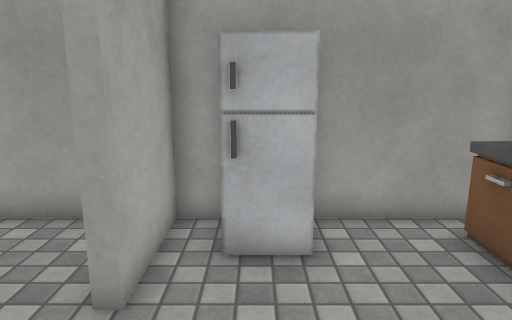
View 1 (above)

16 first-person views from a walk through a 3-D level made in the Unity game engine. The camera is 1.5 m above the floor, tilts 12° down and sees 70° across. The floor is counted in squares, 0.5 m on a side. Each view is taken from the middle of a square. On the plan, view 1 faces up. The plan holds only what a view shows up to about 20 squares ahead; the rest is blank. The player is left out. Surface patterns are stand-ins for the level's own textures.

View 2
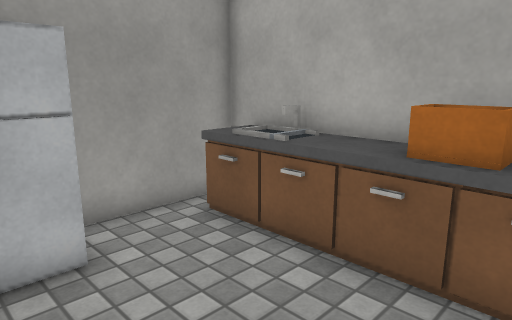

View 3
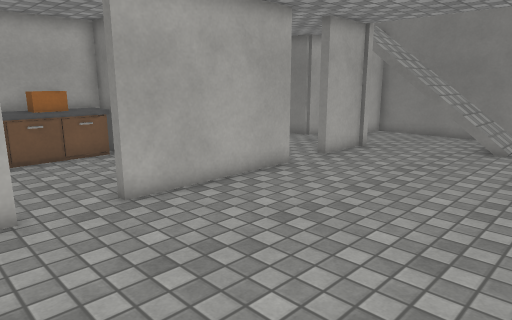

View 4
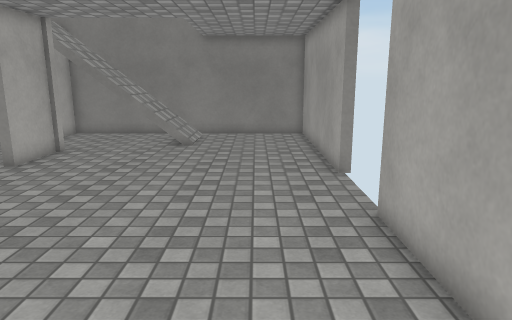

View 5
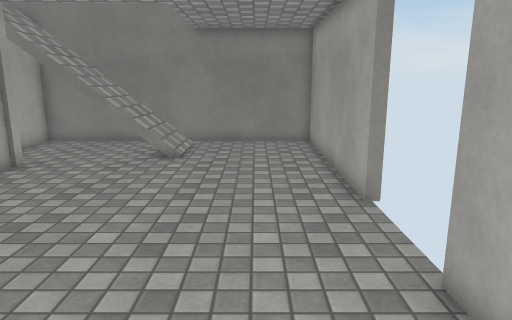

View 6
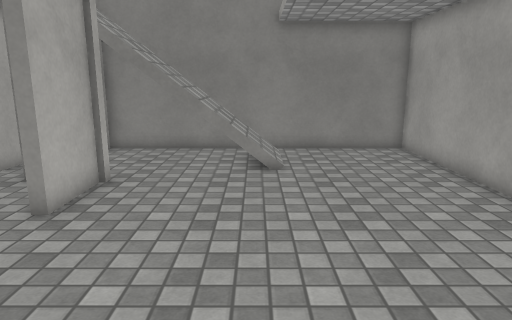

View 7
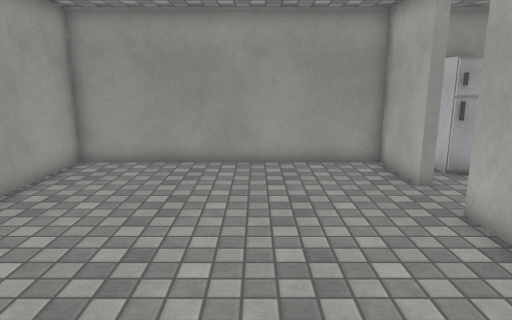

View 8
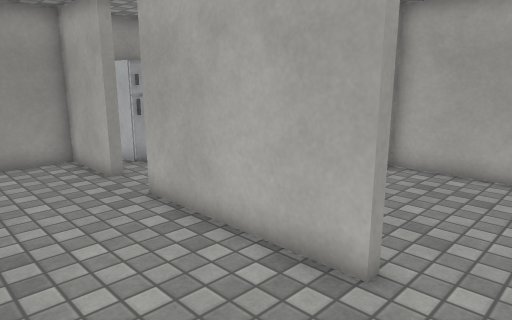

View 9
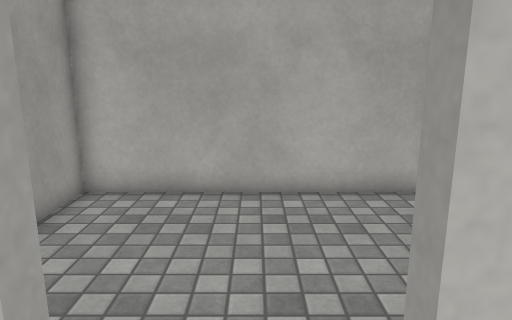

View 10
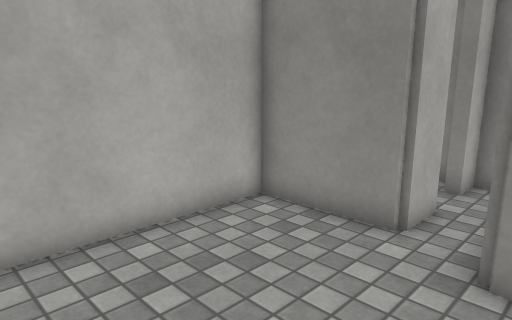

View 11
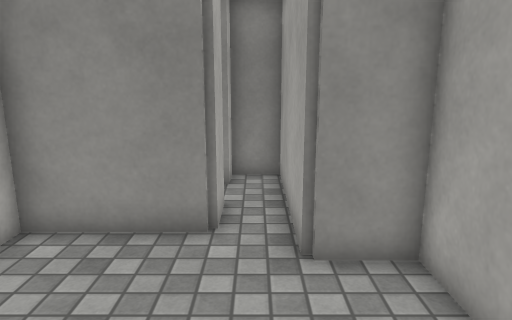

View 12
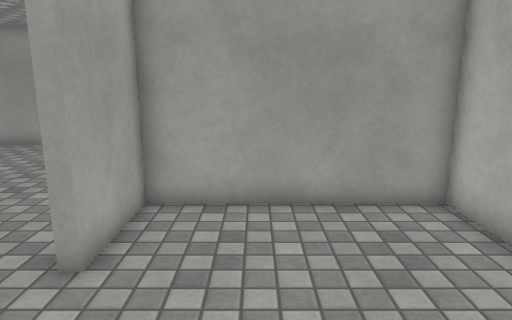

View 13
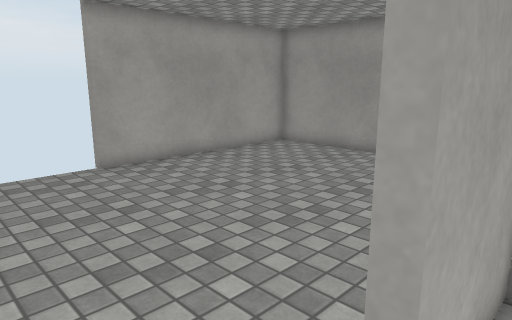

View 14
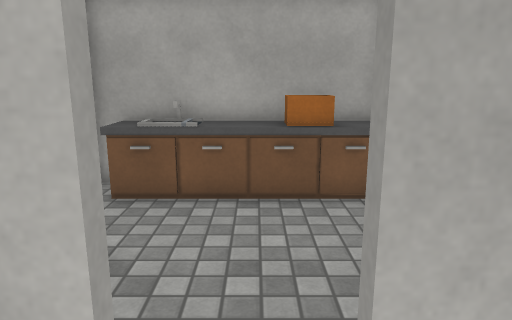

View 15
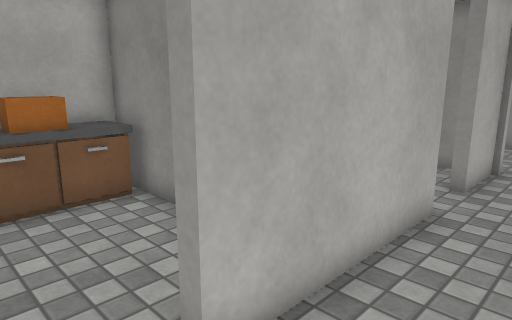

View 16
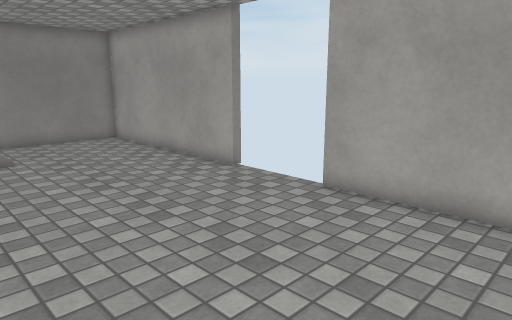

### Floor plan
Key: @ floor where view 1 was taken; # wall or solid block; x gap in a wall; . floor; / step, stairs or slope; O other object.
Columns run from 14 left of view 1 to 6 right of it. Each row starts with its distance up from view 1.
  8 #####################
  7 #...........#O  ..OO#
  6 #...........#OOO..OO#
  5 #...........#.....OO#
  4 #.................OO#
  3 #.................OO#
  2 #...........#.....OO#
  1 #...........#.....OOO
  0 #...........#.@...OOO
 -1 #...........#########
 -2 x...........#.......#
 -3  ...........#.......#
 -4  ...........#.......#
 -5  ...................#
 -6 x...................#
 -7 #...........#.......#
 -8 #...........#.......#
 -9 #...........#.......#
-10 #...........###.....#
-11 #.......///...#.#####
-12 #.....//////..#.#
-13 #.....//////..#.#
-14 #.....// //...#..
-15 #.............#.#
-16 #################

Where each view was taken, in squares from view 1:
view 1: 0 up, 0 right, facing up
view 2: 0 up, 1 left, facing up-right
view 3: 6 up, 11 left, facing down-right
view 4: 6 up, 11 left, facing down
view 5: 3 up, 11 left, facing down
view 6: 1 up, 7 left, facing down
view 7: 6 down, 7 left, facing up
view 8: 7 down, 7 left, facing up-right
view 9: 6 down, 4 left, facing right
view 10: 4 down, 1 left, facing down-right
view 11: 4 down, 1 right, facing down
view 12: 10 down, 1 right, facing up
view 13: 7 down, 1 left, facing up-left
view 14: 3 up, 5 left, facing right
view 15: 4 up, 5 left, facing down-right
view 16: 4 up, 5 left, facing down-left
